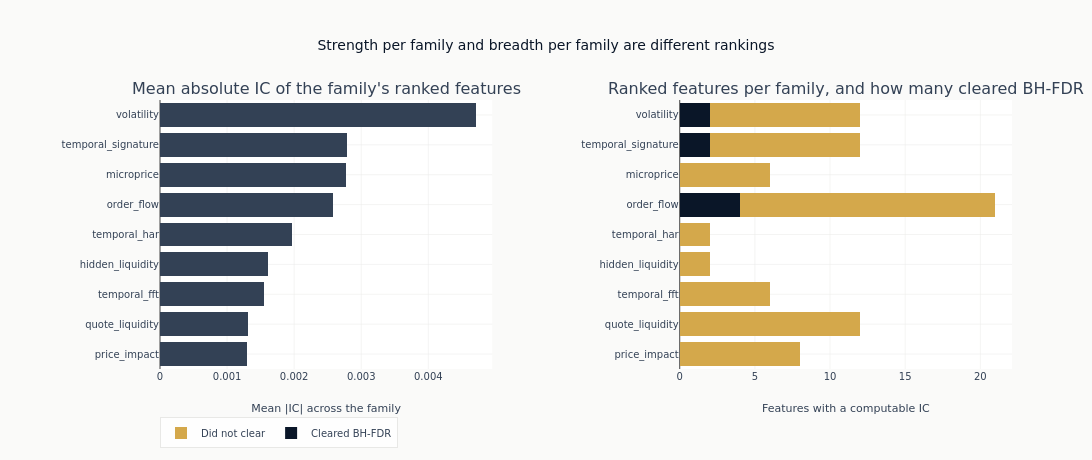

Notebook code cell kept with this figure:
### Code cell
if family_summary:
    fam_order = sorted(family_summary, key=lambda fam: family_summary[fam]["avg_abs_ic"])
    fig = make_subplots(
        rows=1,
        cols=2,
        column_widths=[0.5, 0.5],
        subplot_titles=(
            "Mean absolute IC of the family's ranked features",
            "Ranked features per family, and how many cleared BH-FDR",
        ),
        horizontal_spacing=0.22,
    )
    _ = fig.add_trace(
        go.Bar(
            x=[family_summary[fam]["avg_abs_ic"] for fam in fam_order],
            y=fam_order,
            orientation="h",
            marker_color=COLORS["neutral"],
            showlegend=False,
        ),
        row=1,
        col=1,
    )
    _ = fig.add_trace(
        go.Bar(
            x=[family_summary[fam]["n_fdr_sig"] for fam in fam_order],
            y=fam_order,
            orientation="h",
            marker_color=COLORS["blue"],
            name="Cleared BH-FDR",
        ),
        row=1,
        col=2,
    )
    _ = fig.add_trace(
        go.Bar(
            x=[
                family_summary[fam]["n_features"] - family_summary[fam]["n_fdr_sig"]
                for fam in fam_order
            ],
            y=fam_order,
            orientation="h",
            marker_color=COLORS["amber"],
            name="Did not clear",
        ),
        row=1,
        col=2,
    )
    fig.update_layout(
        title="Strength per family and breadth per family are different rankings",
        barmode="stack",
        height=460,
        width=1120,
        margin={"l": 160},
        legend={"orientation": "h", "y": -0.18},
    )
    fig.update_xaxes(title_text="Mean |IC| across the family", row=1, col=1)
    fig.update_xaxes(title_text="Features with a computable IC", row=1, col=2)
    show_plotly_with_alt(
        fig,
        "Two panels of bars by feature family: the mean absolute information coefficient across the family, and the number of features in it with a computable IC, split by whether they cleared the screen.",
    )

### Figure 1 — Plotly figure (JSON) as saved in the notebook; plotly's stock layout.template omitted (floating-point values rounded to 4 significant figures)
{"data": [{"marker": {"color": "#334155"}, "orientation": "h", "showlegend": false, "type": "bar", "x": [0.001295, 0.001315, 0.001555, 0.001609, 0.001973, 0.002573, 0.002775, 0.002785, 0.004706], "xaxis": "x", "y": ["price_impact", "quote_liquidity", "temporal_fft", "hidden_liquidity", "temporal_har", "order_flow", "microprice", "temporal_signature", "volatility"], "yaxis": "y"}, {"marker": {"color": "#0a1628"}, "name": "Cleared BH-FDR", "orientation": "h", "type": "bar", "x": [0, 0, 0, 0, 0, 4, 0, 2, 2], "xaxis": "x2", "y": ["price_impact", "quote_liquidity", "temporal_fft", "hidden_liquidity", "temporal_har", "order_flow", "microprice", "temporal_signature", "volatility"], "yaxis": "y2"}, {"marker": {"color": "#D4A84B"}, "name": "Did not clear", "orientation": "h", "type": "bar", "x": [8, 12, 6, 2, 2, 17, 6, 10, 10], "xaxis": "x2", "y": ["price_impact", "quote_liquidity", "temporal_fft", "hidden_liquidity", "temporal_har", "order_flow", "microprice", "temporal_signature", "volatility"], "yaxis": "y2"}], "layout": {"annotations": [{"font": {"size": 16}, "showarrow": false, "text": "Mean absolute IC of the family's ranked features", "x": 0.195, "xanchor": "center", "xref": "paper", "y": 1.0, "yanchor": "bottom", "yref": "paper"}, {"font": {"size": 16}, "showarrow": false, "text": "Ranked features per family, and how many cleared BH-FDR", "x": 0.805, "xanchor": "center", "xref": "paper", "y": 1.0, "yanchor": "bottom", "yref": "paper"}], "barmode": "stack", "height": 460, "legend": {"orientation": "h", "y": -0.18}, "margin": {"l": 160}, "title": {"text": "Strength per family and breadth per family are different rankings"}, "width": 1120, "xaxis": {"anchor": "y", "domain": [0.0, 0.39], "title": {"text": "Mean |IC| across the family"}}, "xaxis2": {"anchor": "y2", "domain": [0.61, 1.0], "title": {"text": "Features with a computable IC"}}, "yaxis": {"anchor": "x", "domain": [0.0, 1.0]}, "yaxis2": {"anchor": "x2", "domain": [0.0, 1.0]}}}
